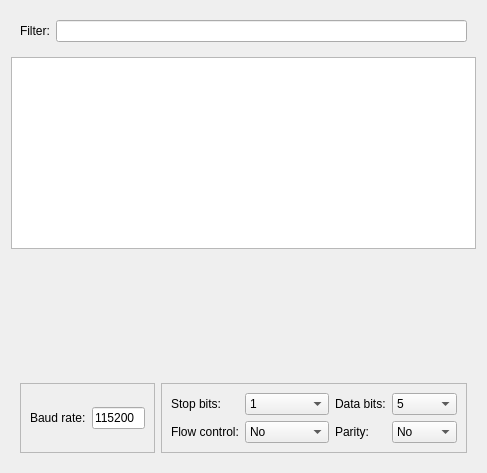
<?xml version="1.0" encoding="UTF-8"?>
<ui version="4.0">
 <class>SerialScanner</class>
 <widget class="QWidget" name="SerialScanner">
  <property name="geometry">
   <rect>
    <x>0</x>
    <y>0</y>
    <width>487</width>
    <height>473</height>
   </rect>
  </property>
  <property name="windowTitle">
   <string>Form</string>
  </property>
  <layout class="QGridLayout" name="gridLayout">
   <item row="3" column="0">
    <widget class="QFrame" name="frame">
     <property name="frameShape">
      <enum>QFrame::Shape::NoFrame</enum>
     </property>
     <layout class="QHBoxLayout" name="horizontalLayout_2">
      <item>
       <widget class="QFrame" name="frame_3">
        <property name="frameShape">
         <enum>QFrame::Shape::StyledPanel</enum>
        </property>
        <property name="frameShadow">
         <enum>QFrame::Shadow::Raised</enum>
        </property>
        <layout class="QHBoxLayout" name="horizontalLayout_3">
         <item>
          <widget class="QLabel" name="label_2">
           <property name="text">
            <string>Baud rate:</string>
           </property>
          </widget>
         </item>
         <item>
          <widget class="QLineEdit" name="baudrate">
           <property name="sizePolicy">
            <sizepolicy hsizetype="Preferred" vsizetype="Fixed">
             <horstretch>0</horstretch>
             <verstretch>0</verstretch>
            </sizepolicy>
           </property>
           <property name="inputMask">
            <string/>
           </property>
           <property name="text">
            <string>115200</string>
           </property>
          </widget>
         </item>
        </layout>
       </widget>
      </item>
      <item>
       <widget class="QFrame" name="frame_4">
        <property name="frameShape">
         <enum>QFrame::Shape::StyledPanel</enum>
        </property>
        <property name="frameShadow">
         <enum>QFrame::Shadow::Raised</enum>
        </property>
        <layout class="QGridLayout" name="gridLayout_2">
         <item row="0" column="0">
          <widget class="QLabel" name="label_4">
           <property name="text">
            <string>Stop bits:</string>
           </property>
          </widget>
         </item>
         <item row="1" column="0">
          <widget class="QLabel" name="label_6">
           <property name="text">
            <string>Flow control:</string>
           </property>
          </widget>
         </item>
         <item row="0" column="1">
          <widget class="QComboBox" name="stopBits">
           <item>
            <property name="text">
             <string>1</string>
            </property>
           </item>
           <item>
            <property name="text">
             <string>1.5</string>
            </property>
           </item>
           <item>
            <property name="text">
             <string>2</string>
            </property>
           </item>
          </widget>
         </item>
         <item row="1" column="1">
          <widget class="QComboBox" name="flowControl">
           <item>
            <property name="text">
             <string>No</string>
            </property>
           </item>
           <item>
            <property name="text">
             <string>Hardware</string>
            </property>
           </item>
           <item>
            <property name="text">
             <string>Software</string>
            </property>
           </item>
          </widget>
         </item>
         <item row="0" column="2">
          <widget class="QLabel" name="label_3">
           <property name="text">
            <string>Data bits:</string>
           </property>
          </widget>
         </item>
         <item row="1" column="2">
          <widget class="QLabel" name="label_5">
           <property name="text">
            <string>Parity:</string>
           </property>
          </widget>
         </item>
         <item row="0" column="3">
          <widget class="QComboBox" name="dataBits">
           <property name="currentText">
            <string>5</string>
           </property>
           <item>
            <property name="text">
             <string>5</string>
            </property>
           </item>
           <item>
            <property name="text">
             <string>6</string>
            </property>
           </item>
           <item>
            <property name="text">
             <string>7</string>
            </property>
           </item>
           <item>
            <property name="text">
             <string>8</string>
            </property>
           </item>
          </widget>
         </item>
         <item row="1" column="3">
          <widget class="QComboBox" name="parity">
           <property name="sizePolicy">
            <sizepolicy hsizetype="Preferred" vsizetype="Fixed">
             <horstretch>0</horstretch>
             <verstretch>0</verstretch>
            </sizepolicy>
           </property>
           <item>
            <property name="text">
             <string>No</string>
            </property>
           </item>
           <item>
            <property name="text">
             <string>Even</string>
            </property>
           </item>
           <item>
            <property name="text">
             <string>Odd</string>
            </property>
           </item>
           <item>
            <property name="text">
             <string>Space</string>
            </property>
           </item>
           <item>
            <property name="text">
             <string>Mark</string>
            </property>
           </item>
          </widget>
         </item>
        </layout>
       </widget>
      </item>
     </layout>
    </widget>
   </item>
   <item row="1" column="0">
    <widget class="QListWidget" name="devices">
     <property name="sizePolicy">
      <sizepolicy hsizetype="Preferred" vsizetype="Expanding">
       <horstretch>0</horstretch>
       <verstretch>0</verstretch>
      </sizepolicy>
     </property>
    </widget>
   </item>
   <item row="0" column="0">
    <widget class="QFrame" name="frame_2">
     <property name="frameShape">
      <enum>QFrame::Shape::NoFrame</enum>
     </property>
     <layout class="QHBoxLayout" name="horizontalLayout">
      <item>
       <widget class="QLabel" name="label_7">
        <property name="text">
         <string>Filter:</string>
        </property>
       </widget>
      </item>
      <item>
       <widget class="QLineEdit" name="filter"/>
      </item>
     </layout>
    </widget>
   </item>
   <item row="2" column="0">
    <spacer name="verticalSpacer">
     <property name="orientation">
      <enum>Qt::Orientation::Vertical</enum>
     </property>
     <property name="sizeHint" stdset="0">
      <size>
       <width>20</width>
       <height>40</height>
      </size>
     </property>
    </spacer>
   </item>
  </layout>
 </widget>
 <resources/>
 <connections/>
</ui>
